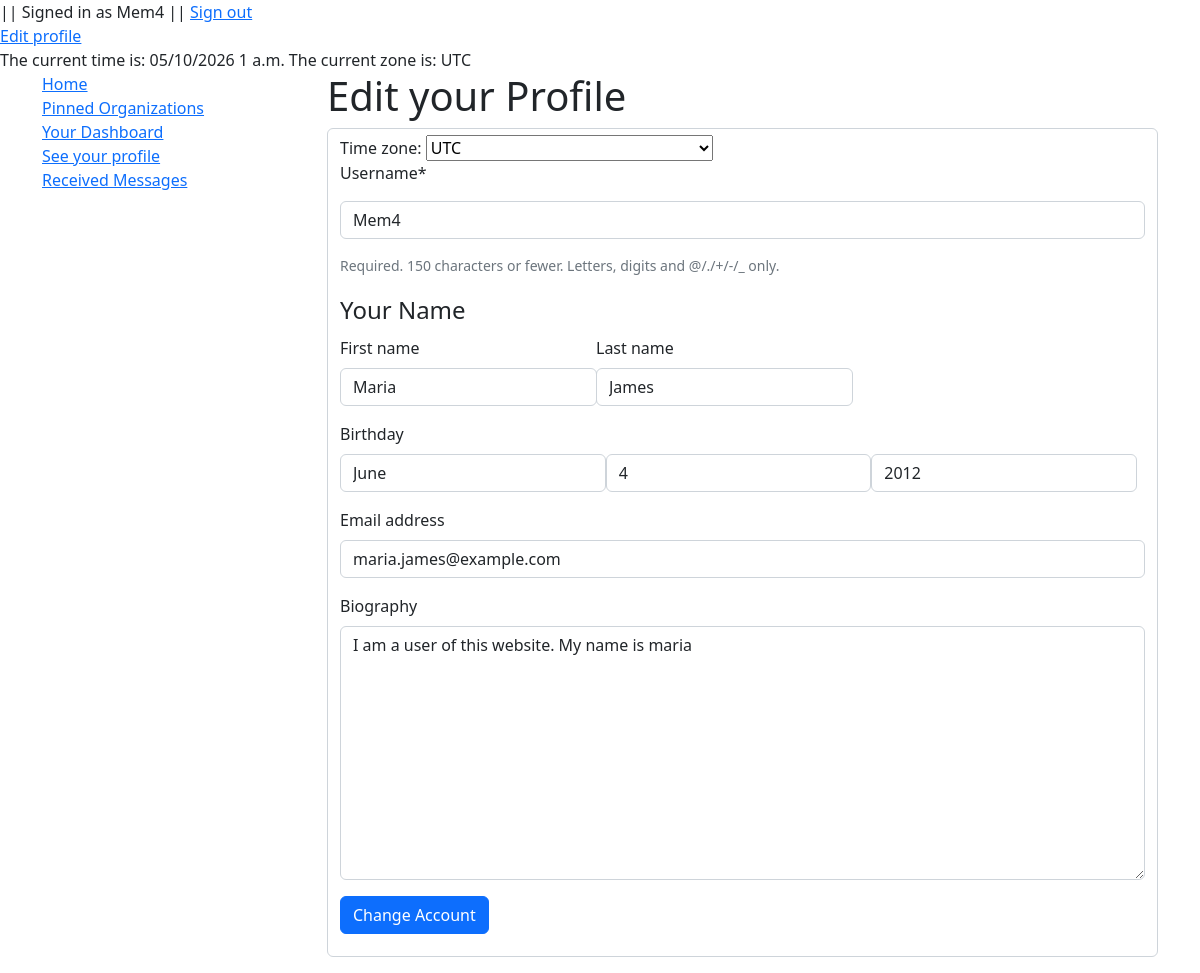
The page /Forum/edit_profile (signed in) on the database as committed earlier.
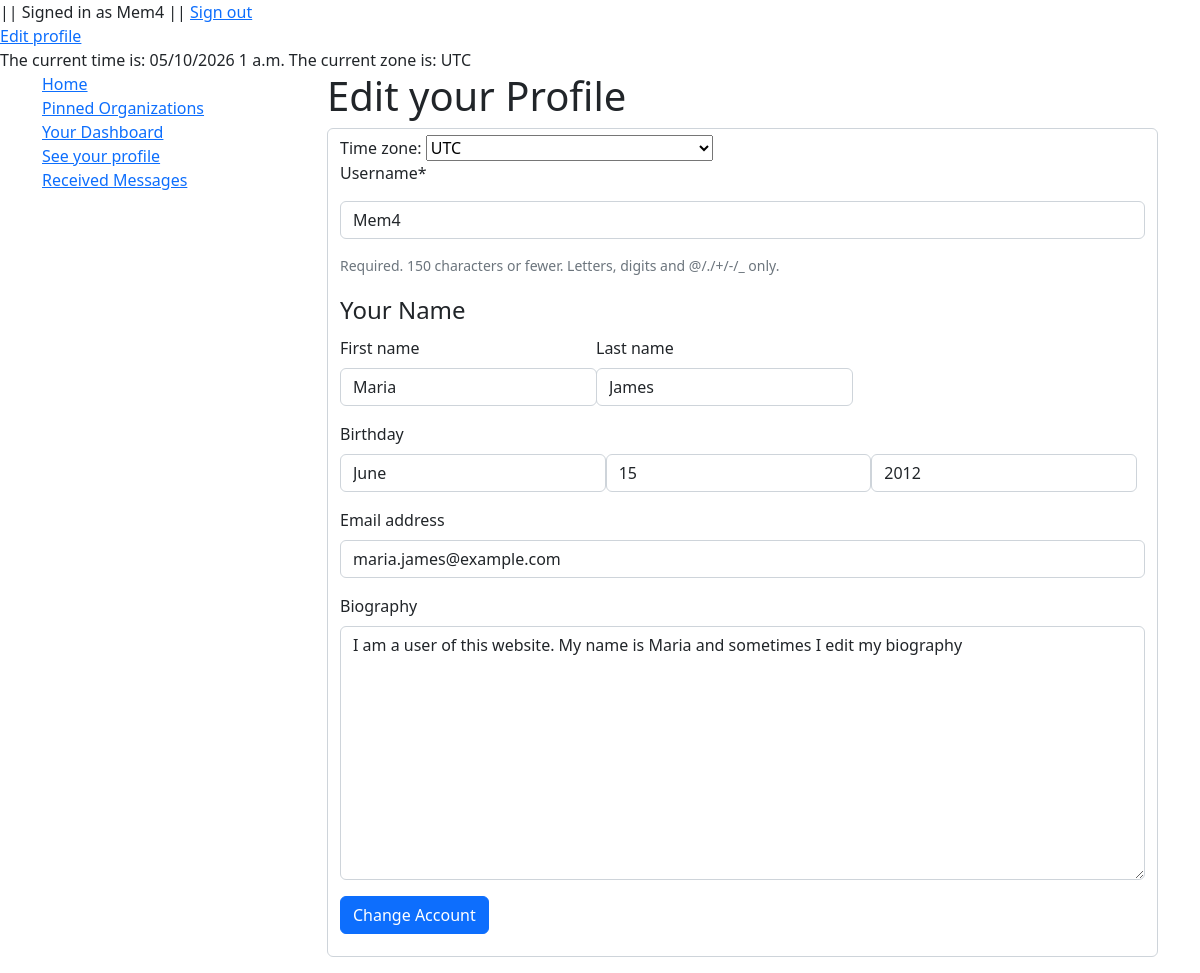
The same page on the database as committed later.
### Forum/models.py (models this page shows)
class Profile(User):
    birthday = models.DateField(default=timezone.now, blank=True, null=True)
    biography = models.TextField(default="I am a user of this website", null=True, blank=True)
    pinned = models.ManyToManyField(Organization, related_name="followers",blank=True)
    membership = models.ForeignKey(Organization, null=True, blank=True, on_delete=models.SET_NULL, related_name='members')
    class Meta:
        permissions = [
            ("can_post", "can post on behalf of an organization")
        ]

### Forum/views.py (the view)
# urls.py: path("edit_profile", views.ChangeProfileView, name="edit_profile"),
@login_required
def ChangeProfileView(request):
    current_profile = Profile.objects.get(pk=request.user.pk)
    HTML_PAGE = "Forum/mngmt_pages/edit_profile_page.html"
    if request.method == "POST":
        request.session['django_timezone'] = request.POST['timezone']
        profile_form = UpdateProfileForm(request.POST, instance=current_profile)
        if profile_form.is_valid() and (len(profile_form.changed_data) != 0):
            profile_form.save()
        return HttpResponseRedirect(reverse('index'))
    elif request.method == "GET":
        profile_form = UpdateProfileForm(instance=current_profile)
    return render(request, HTML_PAGE, {
        "form": UpdateProfileForm(instance=current_profile),
        "timezones": pytz.common_timezones
    })

### Forum/templates/Forum/mngmt_pages/edit_profile_page.html (shortened to what this page needs)
{% extends "Forum/layouts/sidebar_layout.html" %}
{% load crispy_forms_tags %}
{% load static %}
{% block body %}
    <h1>Edit your Profile</h1>
    <form method="post" class="form-control mb-3" action="{% url 'edit_profile' %}">
        <label for="timezone">Time zone:</label>
            <select name="timezone">
                {% for tz in timezones %}
                <option value="{{ tz }}"{% if tz == TIME_ZONE %} selected{% endif %}>{{ tz }}</option>
                {% endfor %}
            </select>
        {% crispy form form.helper %}
    </form>
{% endblock %}

Rows that differ between the two databases and show on the page:
changed Profile: biography "I am a user of this website. My name is maria" → "I am a user of this website. My name is Maria and sometimes I edit my biography"
Other text that changed with them:
form field helper: "4" → "15"
